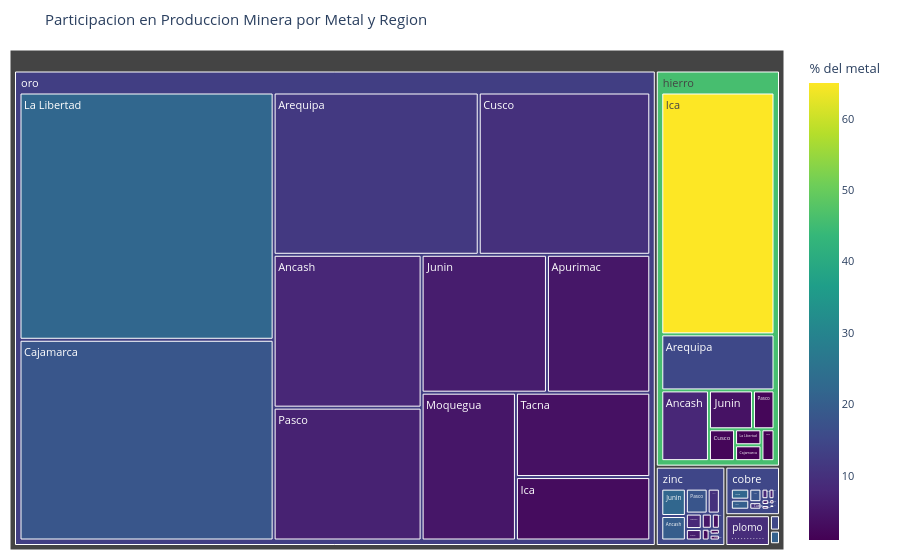

The code cell stored with this chart in its notebook:
### Markdown cell above
## 4. Treemap interactivo: Participacion por metal y region

### Code cell
df_tree = prod_region_metal.copy()
total_metal = df_tree.groupby('metal')['produccion'].transform('sum')
df_tree['pct'] = (df_tree['produccion'] / total_metal * 100).round(1)
df_tree = df_tree[df_tree['pct'] >= 1.0]

fig_tree = px.treemap(
    df_tree, path=['metal', 'region'], values='produccion',
    color='pct', color_continuous_scale='Viridis',
    title='Participacion en Produccion Minera por Metal y Region',
    hover_data={'pct': ':.1f'}
)
fig_tree.update_layout(
    margin=dict(t=50, l=10, r=10, b=10),
    coloraxis_colorbar_title='% del metal',
    font_size=11
)
fig_tree.show()

### Figure 1 — Plotly figure (JSON) as saved in the notebook; plotly's stock layout.template omitted (floating-point values rounded to 4 significant figures)
{"data": [{"branchvalues": "total", "customdata": [[22.1], [17.9], [20.2], [4.0], [10.0], [1.0], [4.9], [2.0], [6.9], [3.0], [8.1], [29.9], [1.0], [5.0], [3.9], [3.0], [20.2], [10.0], [1.0], [24.9], [1.0], [8.0], [15.0], [1.0], [2.0], [65.0], [4.1], [1.0], [2.0], [1.0], [22.5], [17.8], [19.8], [4.0], [9.9], [1.0], [5.0], [2.0], [7.0], [3.0], [7.9], [8.0], [5.0], [11.8], [18.1], [9.9], [3.0], [6.1], [22.2], [4.9], [7.0], [4.0], [18.1], [5.0], [10.0], [7.9], [6.0], [3.0], [16.1], [12.0], [4.0], [14.0], [4.0], [9.1], [9.0], [9.1], [9.1], [9.1], [9.1], [9.0], [9.1], [9.1], [9.0], [9.3], [19.8], [4.0], [5.0], [8.1], [6.0], [2.0], [22.1], [10.0], [2.0], [17.9], [3.0], [14.82], [20.74], [45.85], [14.81], [12.81], [11.9], [9.092], [14.62]], "domain": {"x": [0.0, 1.0], "y": [0.0, 1.0]}, "hovertemplate": "labels=%{label}<br>produccion=%{value}<br>parent=%{parent}<br>id=%{id}<br>pct=%{color:.1f}<extra></extra>", "ids": ["cobre/Ancash", "cobre/Apurimac", "cobre/Arequipa", "cobre/Cajamarca", "cobre/Cusco", "cobre/Ica", "cobre/Junin", "cobre/La Libertad", "cobre/Moquegua", "cobre/Pasco", "cobre/Tacna", "estano/Ancash", "estano/Apurimac", "estano/Arequipa", "estano/Cajamarca", "estano/Cusco", "estano/Junin", "estano/La Libertad", "estano/Moquegua", "estano/Pasco", "estano/Tacna", "hierro/Ancash", "hierro/Arequipa", "hierro/Cajamarca", "hierro/Cusco", "hierro/Ica", "hierro/Junin", "hierro/La Libertad", "hierro/Pasco", "hierro/Tacna", "molibdeno/Ancash", "molibdeno/Apurimac", "molibdeno/Arequipa", "molibdeno/Cajamarca", "molibdeno/Cusco", "molibdeno/Ica", "molibdeno/Junin", "molibdeno/La Libertad", "molibdeno/Moquegua", "molibdeno/Pasco", "molibdeno/Tacna", "oro/Ancash", "oro/Apurimac", "oro/Arequipa", "oro/Cajamarca", "oro/Cusco", "oro/Ica", "oro/Junin", "oro/La Libertad", "oro/Moquegua", "oro/Pasco", "oro/Tacna", "plata/Ancash", "plata/Apurimac", "plata/Arequipa", "plata/Cajamarca", "plata/Cusco", "plata/Ica", "plata/Junin", "plata/La Libertad", "plata/Moquegua", "plata/Pasco", "plata/Tacna", "plomo/Ancash", "plomo/Apurimac", "plomo/Arequipa", "plomo/Cajamarca", "plomo/Cusco", "plomo/Ica", "plomo/Junin", "plomo/La Libertad", "plomo/Moquegua", "plomo/Pasco", "plomo/Tacna", "zinc/Ancash", "zinc/Apurimac", "zinc/Arequipa", "zinc/Cajamarca", "zinc/Cusco", "zinc/Ica", "zinc/Junin", "zinc/La Libertad", "zinc/Moquegua", "zinc/Pasco", "zinc/Tacna", "cobre", "estano", "hierro", "molibdeno", "oro", "plata", "plomo", "zinc"], "labels": ["Ancash", "Apurimac", "Arequipa", "Cajamarca", "Cusco", "Ica", "Junin", "La Libertad", "Moquegua", "Pasco", "Tacna", "Ancash", "Apurimac", "Arequipa", "Cajamarca", "Cusco", "Junin", "La Libertad", "Moquegua", "Pasco", "Tacna", "Ancash", "Arequipa", "Cajamarca", "Cusco", "Ica", "Junin", "La Libertad", "Pasco", "Tacna", "Ancash", "Apurimac", "Arequipa", "Cajamarca", "Cusco", "Ica", "Junin", "La Libertad", "Moquegua", "Pasco", "Tacna", "Ancash", "Apurimac", "Arequipa", "Cajamarca", "Cusco", "Ica", "Junin", "La Libertad", "Moquegua", "Pasco", "Tacna", "Ancash", "Apurimac", "Arequipa", "Cajamarca", "Cusco", "Ica", "Junin", "La Libertad", "Moquegua", "Pasco", "Tacna", "Ancash", "Apurimac", "Arequipa", "Cajamarca", "Cusco", "Ica", "Junin", "La Libertad", "Moquegua", "Pasco", "Tacna", "Ancash", "Apurimac", "Arequipa", "Cajamarca", "Cusco", "Ica", "Junin", "La Libertad", "Moquegua", "Pasco", "Tacna", "cobre", "estano", "hierro", "molibdeno", "oro", "plata", "plomo", "zinc"], "marker": {"coloraxis": "coloraxis", "colors": [22.1, 17.9, 20.2, 4.0, 10.0, 1.0, 4.9, 2.0, 6.9, 3.0, 8.1, 29.9, 1.0, 5.0, 3.9, 3.0, 20.2, 10.0, 1.0, 24.9, 1.0, 8.0, 15.0, 1.0, 2.0, 65.0, 4.1, 1.0, 2.0, 1.0, 22.5, 17.8, 19.8, 4.0, 9.9, 1.0, 5.0, 2.0, 7.0, 3.0, 7.9, 8.0, 5.0, 11.8, 18.1, 9.9, 3.0, 6.1, 22.2, 4.9, 7.0, 4.0, 18.1, 5.0, 10.0, 7.9, 6.0, 3.0, 16.1, 12.0, 4.0, 14.0, 4.0, 9.1, 9.0, 9.1, 9.1, 9.1, 9.1, 9.0, 9.1, 9.1, 9.0, 9.3, 19.8, 4.0, 5.0, 8.1, 6.0, 2.0, 22.1, 10.0, 2.0, 17.9, 3.0, 14.82, 20.74, 45.85, 14.81, 12.81, 11.9, 9.092, 14.62]}, "name": "", "parents": ["cobre", "cobre", "cobre", "cobre", "cobre", "cobre", "cobre", "cobre", "cobre", "cobre", "cobre", "estano", "estano", "estano", "estano", "estano", "estano", "estano", "estano", "estano", "estano", "hierro", "hierro", "hierro", "hierro", "hierro", "hierro", "hierro", "hierro", "hierro", "molibdeno", "molibdeno", "molibdeno", "molibdeno", "molibdeno", "molibdeno", "molibdeno", "molibdeno", "molibdeno", "molibdeno", "molibdeno", "oro", "oro", "oro", "oro", "oro", "oro", "oro", "oro", "oro", "oro", "oro", "plata", "plata", "plata", "plata", "plata", "plata", "plata", "plata", "plata", "plata", "plata", "plomo", "plomo", "plomo", "plomo", "plomo", "plomo", "plomo", "plomo", "plomo", "plomo", "plomo", "zinc", "zinc", "zinc", "zinc", "zinc", "zinc", "zinc", "zinc", "zinc", "zinc", "zinc", "", "", "", "", "", "", "", ""], "type": "treemap", "values": [903600.0, 731400.0, 826500.0, 163100.0, 409000.0, 40820.0, 202000.0, 82140.0, 282800.0, 122100.0, 330000.0, 63170.0, 2143.0, 10620.0, 8331.0, 6412.0, 42700.0, 21210.0, 2150.0, 52610.0, 2116.0, 6132000.0, 11540000.0, 762200.0, 1513000.0, 49800000.0, 3112000.0, 767100.0, 1521000.0, 756200.0, 53590.0, 42490.0, 47300.0, 9573.0, 23520.0, 2395.0, 12020.0, 4796.0, 16720.0, 7041.0, 18930.0, 37680000.0, 23730000.0, 55440000.0, 84970000.0, 46370000.0, 14200000.0, 28780000.0, 104700000.0, 23220000.0, 32740000.0, 18880000.0, 4938.0, 1368.0, 2724.0, 2168.0, 1637.0, 812.8, 4392.0, 3274.0, 1096.0, 3821.0, 1092.0, 192500.0, 191600.0, 193500.0, 193200.0, 193700.0, 192400.0, 190100.0, 192300.0, 192800.0, 190200.0, 196300.0, 1690000.0, 341400.0, 428000.0, 689200.0, 510100.0, 169900.0, 1885000.0, 851100.0, 168000.0, 1524000.0, 257500.0, 4093000.0, 211500.0, 75900000.0, 238400.0, 470700000.0, 27320.0, 2119000.0, 8514000.0]}], "layout": {"coloraxis": {"autocolorscale": false, "colorbar": {"title": {"text": "% del metal"}}, "colorscale": [[0.0, "#440154"], [0.1111, "#482878"], [0.2222, "#3e4989"], [0.3333, "#31688e"], [0.4444, "#26828e"], [0.5556, "#1f9e89"], [0.6667, "#35b779"], [0.7778, "#6ece58"], [0.8889, "#b5de2b"], [1.0, "#fde725"]]}, "font": {"size": 11}, "legend": {"tracegroupgap": 0}, "margin": {"b": 10, "l": 10, "r": 10, "t": 50}, "title": {"text": "Participacion en Produccion Minera por Metal y Region"}}}
